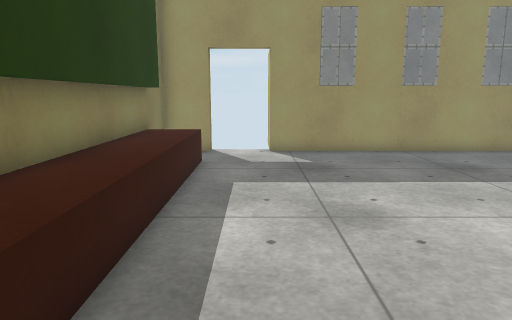
view 1 (above)

12 first-person views from a walk through a 3-D level made in the Unity game engine. The camera is 1.2 m above the floor, tilts 10° down and sees 70° across. The floor is counted in squares, 0.5 m on a side. Each view is taken from the middle of a square. On the plan, view 1 faces up. The plan holds only what a view shows up to about 20 squares ahead; the rest is blank. The player is left out. Some animated figures are left out. Surface patterns are stand-ins for the level's own textures.

view 2
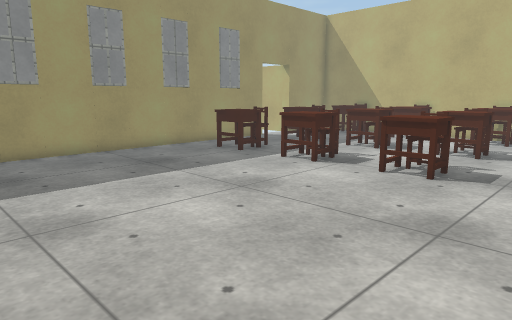

view 3
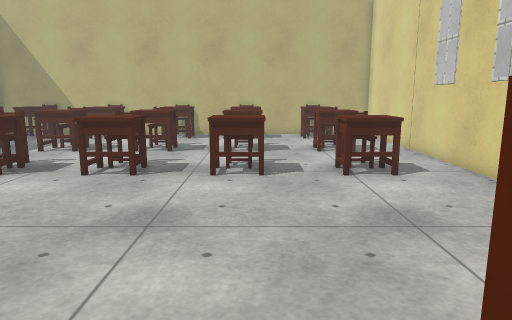

view 4
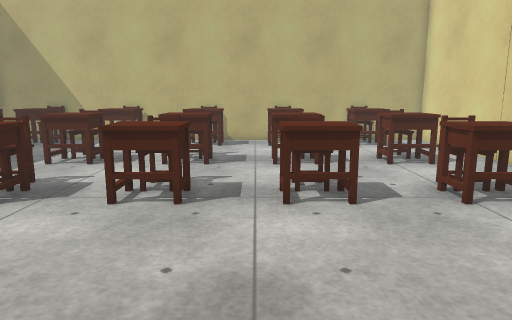

view 5
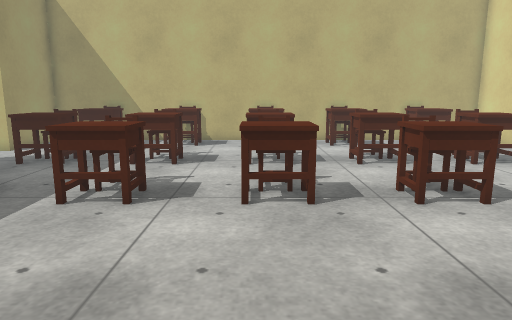

view 6
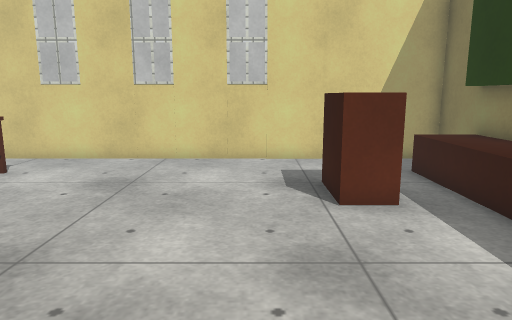

view 7
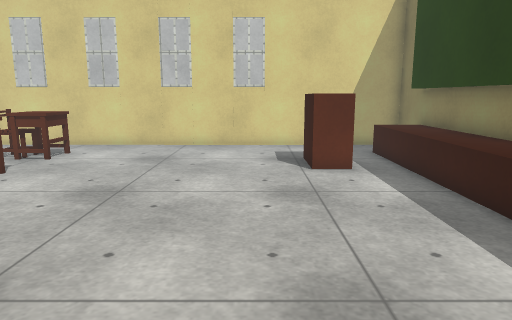

view 8
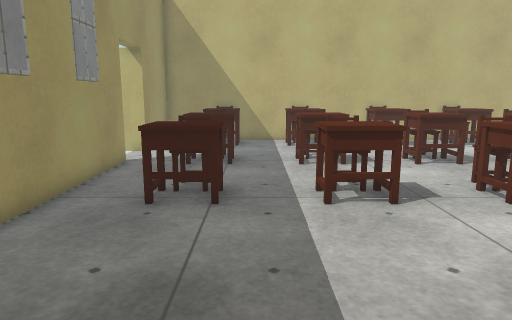

view 9
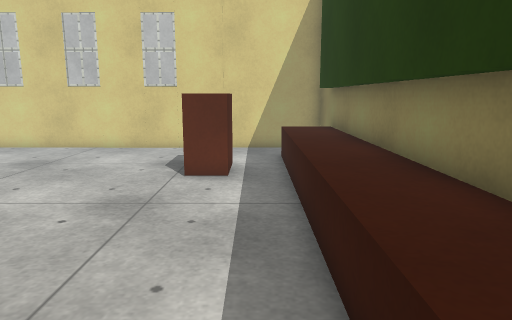

view 10
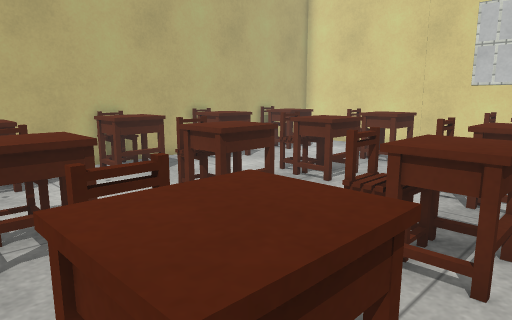

view 11
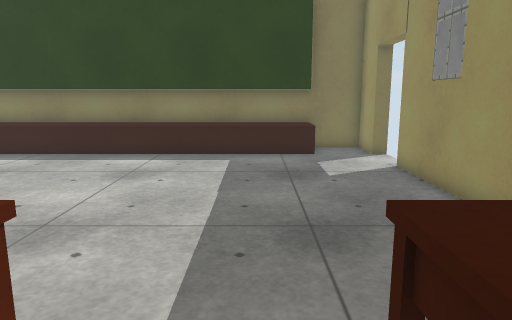

view 12
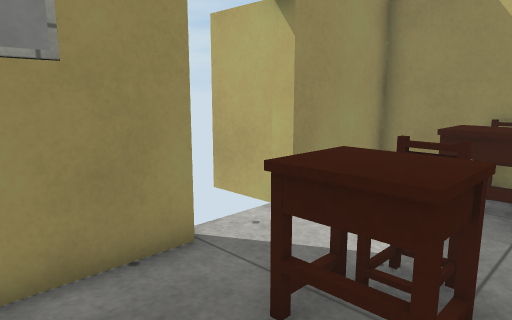

### Floor plan
Key: @ floor where view 1 was taken; # wall or solid block; x gap in a wall; . floor; = window, fence, low wall or low ledge; ^ raised ledge; B block; R brown block.
Columns run from 4 left of view 1 to 23 right of it. Each row starts with its distance up from view 1.
 17      #                 #
 16 ##x. ##BB#####BB#BB## .#####
 15 #.......................   #
 14 #.......................  x#
 13 #^^............^^=..^^#..^^#
 12 #^^............^^=..^^#..^^#
 11 #^^........................#
 10 #^^.......................x#
  9 #^^............^^=..^^#..^^#
  8 #^^............^^=..^^#..^^#
  7 #^^........................#
  6 #^^........................#
  5 #^^............^^=..^^=..^^#
  4 #^^............^^=..^^=..^^#
  3 #^^........................#
  2 #^^.......................x#
  1 #^^............^^=..^^#..^^#
  0 #^^.@..........^^=..^^#..^^#
 -1 #^^.RR.....................#
 -2 #^^.RR.....................#
 -3 #^^.RR.........^^=..^^=..^^#
 -4 #^^............^^=..^^=..^^#
 -5 #..........................#
 -6 #..........................#
 -7 #######BB#BB##BB#BB#########

Positions as (right, up) in squares from view 1, and headings:
1: (0, 0), facing up
2: (0, 0), facing up-right
3: (0, 0), facing right
4: (3, 2), facing right
5: (3, 5), facing right
6: (3, 7), facing down
7: (3, 11), facing down
8: (3, 11), facing right
9: (-1, 10), facing down
10: (10, 10), facing down-right
11: (13, 11), facing left
12: (13, 11), facing up-right
